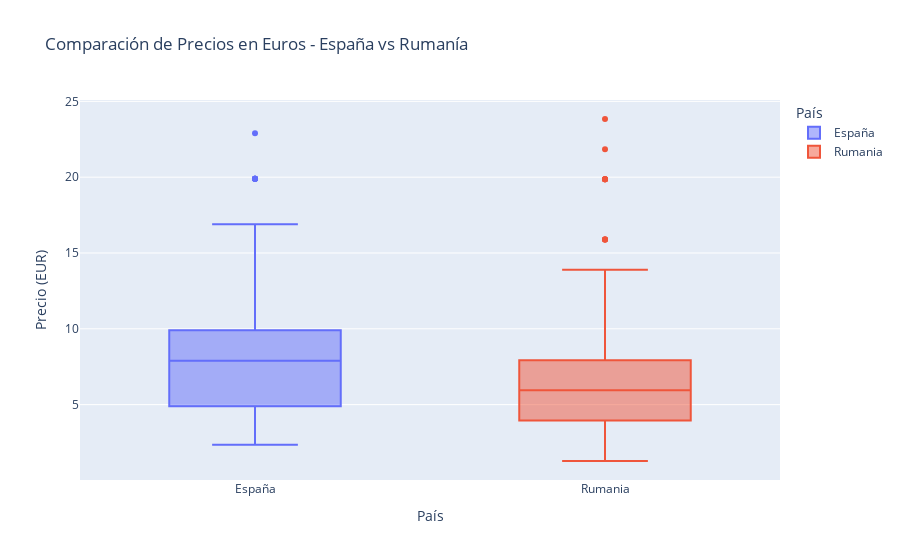

The cell this chart's notebook holds for it:
### Code cell
# Preparar datos para visualización en EUR
df_es_ro_eur = df_es_ro.copy()
df_es_ro_eur['precio_eur'] = df_es_ro_eur.apply(
    lambda x: x['precio'] if x['país'] == 'España' else x['precio'] / tipo_cambio, 
    axis=1
)

# Boxplot en euros
fig_box_eur = px.box(
    df_es_ro_eur, 
    x='país', 
    y='precio_eur',
    title='Comparación de Precios en Euros - España vs Rumanía',
    color='país',
    labels={'precio_eur': 'Precio (EUR)', 'país': 'País'}
)
fig_box_eur.show()

### Figure 1 — Plotly figure (JSON) as saved in the notebook; plotly's stock layout.template omitted (floating-point values rounded to 4 significant figures; data arrays with more than 128 entries replaced by an {"elided": "..."} marker saying what was removed)
{"data": [{"alignmentgroup": "True", "hovertemplate": "País=%{x}<br>Precio (EUR)=%{y}<extra></extra>", "legendgroup": "España", "marker": {"color": "#636efa"}, "name": "España", "notched": false, "offsetgroup": "España", "orientation": "v", "showlegend": true, "type": "box", "x": {"elided": "381 str values"}, "x0": " ", "xaxis": "x", "y": {"elided": "381 float values"}, "y0": " ", "yaxis": "y"}, {"alignmentgroup": "True", "hovertemplate": "País=%{x}<br>Precio (EUR)=%{y}<extra></extra>", "legendgroup": "Rumania", "marker": {"color": "#EF553B"}, "name": "Rumania", "notched": false, "offsetgroup": "Rumania", "orientation": "v", "showlegend": true, "type": "box", "x": {"elided": "342 str values"}, "x0": " ", "xaxis": "x", "y": {"elided": "342 float values"}, "y0": " ", "yaxis": "y"}], "layout": {"boxmode": "overlay", "legend": {"title": {"text": "País"}, "tracegroupgap": 0}, "title": {"text": "Comparación de Precios en Euros - España vs Rumanía"}, "xaxis": {"anchor": "y", "categoryarray": ["España", "Rumania"], "categoryorder": "array", "domain": [0, 1], "title": {"text": "País"}}, "yaxis": {"anchor": "x", "domain": [0, 1], "title": {"text": "Precio (EUR)"}}}}
